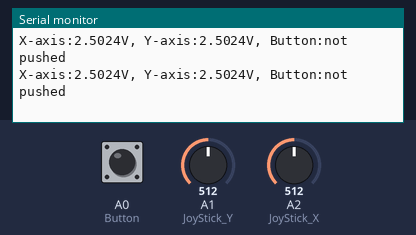
A sketch run on a simulated Arduino Uno, built with avr-gcc and run on an emulated ATmega328P. On the bench: the last lines printed to the serial monitor. Inputs (shaded band) come from the test bench; at power-on: A0 (Button) HIGH, A1 (JoyStick_Y) = 512, A2 (JoyStick_X) = 512.

Above: at 1.2 s.
1.3 s: A0 (Button) pulled LOW for 0.25 s
At 1.57 s:
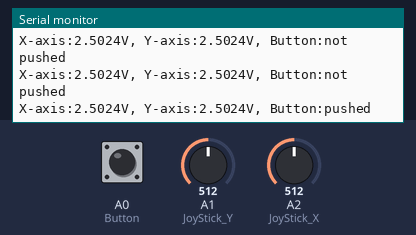
4.5 s: A1 (JoyStick_Y) set to 716
At 4.8 s:
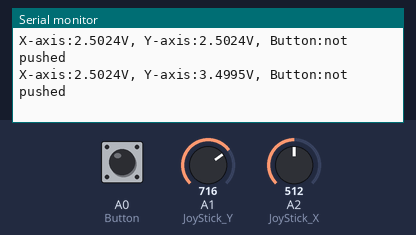
7.5 s: A2 (JoyStick_X) set to 716
At 7.62 s:
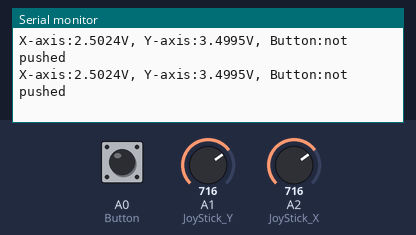
9.0 s: A0 (Button) pulled LOW for 1 s
At 9.23 s:
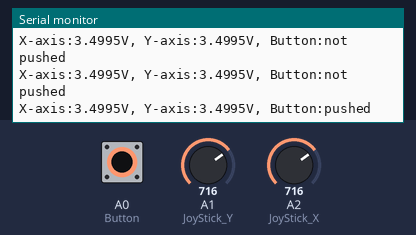
11.5 s: A1 (JoyStick_Y) set to 900
At 11.65 s:
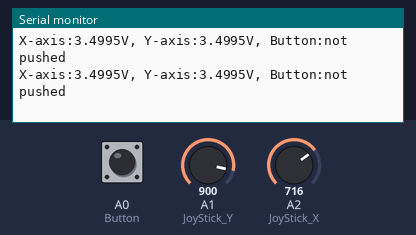
13.0 s: A2 (JoyStick_X) set to 900
At 13.07 s:
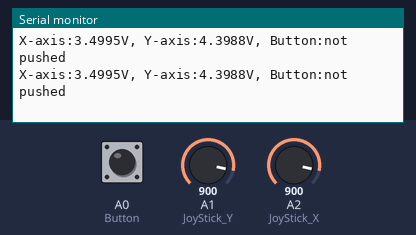
Timing chart, 0 to 16.0 s (numbered marks = the images above; inputs shaded):
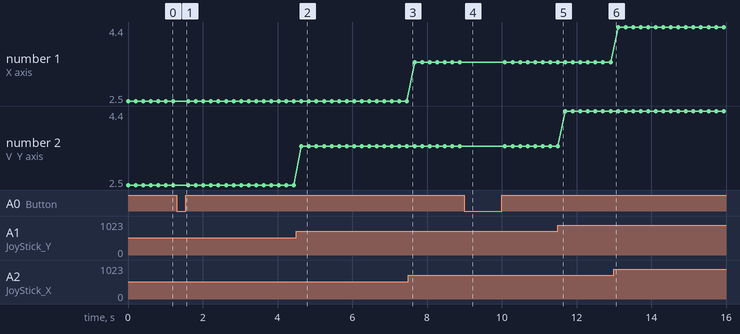

The sketch:

joyStick.ino
```cpp
// Declaration and initialization of the input pin
int JoyStick_X = A2; // X-axis-signal
int JoyStick_Y = A1; // Y-axis-signal
int Button = A0;
void setup ()
{
 pinMode (JoyStick_X, INPUT);
 pinMode (JoyStick_Y, INPUT);
 pinMode (Button, INPUT);
 // pushing the button leads to
 // power up the pullup-resistor
 digitalWrite(Button, HIGH);
 Serial.begin (9600); // serial output with 9600 bps
}
// The program reads the current values of the input pins
// and outputs them at the serial output
void loop ()
{
 float x, y;
 int Knopf;
 // Current values will be read and converted to the right voltage
 x = analogRead (JoyStick_X) * (5.0 / 1023.0);
 y = analogRead (JoyStick_Y) * (5.0 / 1023.0);
 Knopf = digitalRead (Button);
 //... and outputted here
 Serial.print ("X-axis:"); Serial.print (x, 4); Serial.print ("V, ");
 Serial.print ("Y-axis:"); Serial.print (y, 4); Serial.print ("V, ");
 Serial.print ("Button:");
 if(Knopf==1)
 {
 Serial.println ("not pushed");
 }
 else
 {
 Serial.println ("pushed");
 }
 delay (200);
}
```

Measured:
- after the input at 1.3 s, the serial monitor: prints a new line after 0.11 s (image 1)
- after the input at 4.5 s, the serial monitor: prints a new line after 0.14 s (image 2)
- after the input at 9.0 s, the serial monitor: prints a new line after 0.08 s (image 4)
- plotted number 2: 2.5 → 3.5 after the input at 4.5 s, 3.5 → 4.4 after the input at 11.5 s
